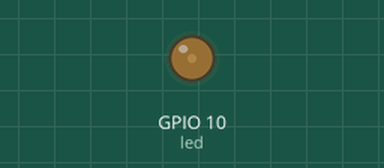
This program was run on a simulated Raspberry Pi (BCM pin numbers). Shown: output pins drawn as LEDs (lit = HIGH). At 4.0 s the program stops and its outputs stay as they are.

Above: at 0.15 s.
At 0.75 s:
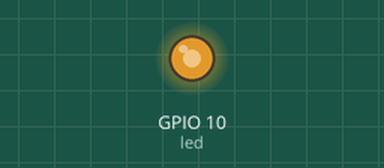
At 1.1 s:
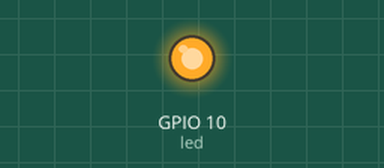
At 3.47 s:
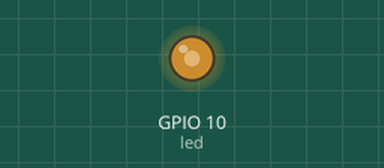
Timing chart, 0 to 5.5 s (numbered marks = the images above):
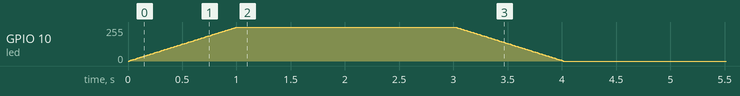

The program:

code2.py
```python
# -*- coding: utf-8 -*-
'''
LEDをゆっくり点灯させ、ゆっくり消灯させるプログラム
'''

import RPi.GPIO as GPIO
import time

PIN = 10

# おまじない
GPIO.setmode(GPIO.BCM)
GPIO.setup(PIN, GPIO.OUT)

led = GPIO.PWM(PIN, 50) #50Hzで制御
led.start(0) # LEDに流す電流0

for i in range(0,101, 1):
    led.ChangeDutyCycle(i) # ledに流す電流の大きさをiに変化
    time.sleep(0.01)

time.sleep(2)

for i in range(100, -1, -1):
    led.ChangeDutyCycle(i) # ledに流す電流の大きさをiに変化
    time.sleep(0.01)

led.stop() # アナログ制御をストップ
GPIO.cleanup()

'''
課題2
100Hzで制御し、これと同じテンポで点滅を3回繰り返すプログラムを作ってください。
なお、LEDは3つ、ChangeDutyCycle()の関数処理にかかる時間は0とします。
'''
```

Measured:
- by itself, GPIO 10 (led): rises from 0/255 to 255/255 in 0.99 s, then falls to 0/255 in 3.0 s
